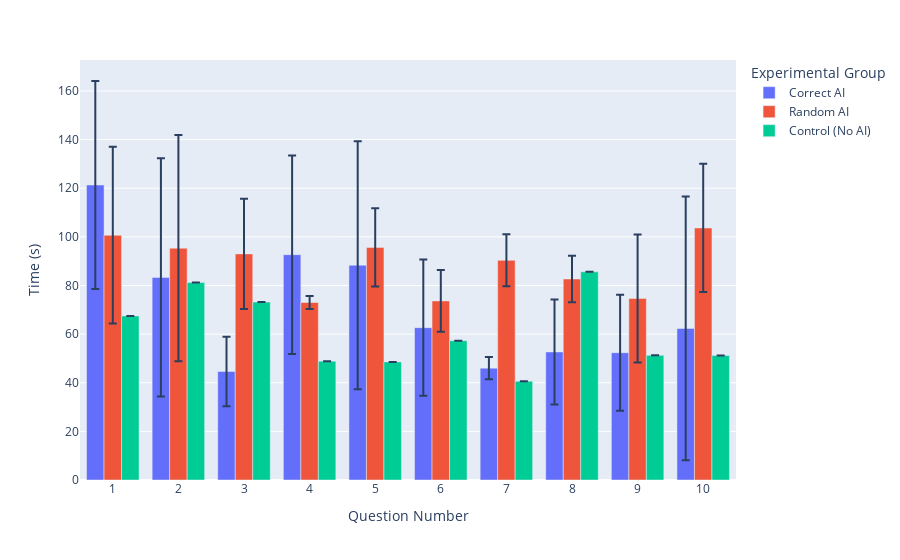

Notebook source saved alongside this figure:
### Markdown cell above
#### Participant speed
*Your results here*

### Code cell
plot_df = df.drop(['answer', 'subject'], axis=1).groupby(['question', 'group'])
plot_df = pd.merge(plot_df.mean().rename({'time': 'Time (s)'}, axis=1), plot_df.std().rename({'time': 'std_time'}, axis=1), how='left', on=['question', 'group'])
plot_df = plot_df.reset_index()
plot_df['Experimental Group'] = plot_df['group'].apply(lambda x: GROUP_MAP[x])
plot_df['Question Number'] = plot_df['question'].apply(lambda x: str(x))
fig = px.bar(
    plot_df,
    x='Question Number',
    y='Time (s)',
    color='Experimental Group',
    barmode='group',
    error_y='std_time'
)
fig.show()

### Figure 1 — Plotly figure (JSON) as saved in the notebook; plotly's stock layout.template omitted (floating-point values rounded to 4 significant figures)
{"data": [{"alignmentgroup": "True", "error_y": {"array": [42.77, 48.95, 14.29, 40.81, 51.03, 28.02, 4.583, 21.57, 23.86, 54.24]}, "hovertemplate": "Experimental Group=Correct AI<br>Question Number=%{x}<br>Time (s)=%{y}<extra></extra>", "legendgroup": "Correct AI", "marker": {"color": "#636efa", "pattern": {"shape": ""}}, "name": "Correct AI", "offsetgroup": "Correct AI", "orientation": "v", "showlegend": true, "textposition": "auto", "type": "bar", "x": ["1", "2", "3", "4", "5", "6", "7", "8", "9", "10"], "xaxis": "x", "y": [121.3, 83.33, 44.67, 92.67, 88.33, 62.67, 46, 52.67, 52.33, 62.33], "yaxis": "y"}, {"alignmentgroup": "True", "error_y": {"array": [36.35, 46.54, 22.65, 2.646, 16.07, 12.66, 10.69, 9.609, 26.31, 26.39]}, "hovertemplate": "Experimental Group=Random AI<br>Question Number=%{x}<br>Time (s)=%{y}<extra></extra>", "legendgroup": "Random AI", "marker": {"color": "#EF553B", "pattern": {"shape": ""}}, "name": "Random AI", "offsetgroup": "Random AI", "orientation": "v", "showlegend": true, "textposition": "auto", "type": "bar", "x": ["1", "2", "3", "4", "5", "6", "7", "8", "9", "10"], "xaxis": "x", "y": [100.7, 95.33, 93, 73, 95.67, 73.67, 90.33, 82.67, 74.67, 103.7], "yaxis": "y"}, {"alignmentgroup": "True", "error_y": {"array": [null, null, null, null, null, null, null, null, null, null]}, "hovertemplate": "Experimental Group=Control (No AI)<br>Question Number=%{x}<br>Time (s)=%{y}<extra></extra>", "legendgroup": "Control (No AI)", "marker": {"color": "#00cc96", "pattern": {"shape": ""}}, "name": "Control (No AI)", "offsetgroup": "Control (No AI)", "orientation": "v", "showlegend": true, "textposition": "auto", "type": "bar", "x": ["1", "2", "3", "4", "5", "6", "7", "8", "9", "10"], "xaxis": "x", "y": [67.5, 81.19, 73.17, 48.88, 48.58, 57.3, 40.63, 85.62, 51.26, 51.18], "yaxis": "y"}], "layout": {"autosize": true, "barmode": "group", "legend": {"title": {"text": "Experimental Group"}, "tracegroupgap": 0}, "margin": {"t": 60}, "xaxis": {"anchor": "y", "autorange": true, "domain": [0, 1], "range": [-0.5, 9.5], "title": {"text": "Question Number"}, "type": "category"}, "yaxis": {"anchor": "x", "autorange": true, "domain": [0, 1], "range": [0, 172.7], "title": {"text": "Time (s)"}, "type": "linear"}}}
